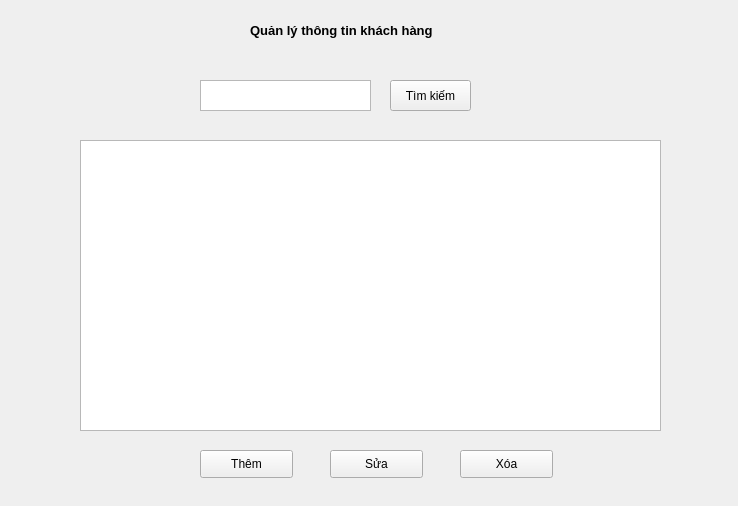
<?xml version="1.0" encoding="UTF-8"?>
<ui version="4.0">
 <class>Form</class>
 <widget class="QWidget" name="Form">
  <property name="geometry">
   <rect>
    <x>0</x>
    <y>0</y>
    <width>738</width>
    <height>506</height>
   </rect>
  </property>
  <property name="windowTitle">
   <string>Form</string>
  </property>
  <widget class="QPushButton" name="btn_tim_kiem_2">
   <property name="geometry">
    <rect>
     <x>390</x>
     <y>80</y>
     <width>81</width>
     <height>31</height>
    </rect>
   </property>
   <property name="text">
    <string>Tìm kiếm</string>
   </property>
  </widget>
  <widget class="QPushButton" name="btn_xoa_2">
   <property name="geometry">
    <rect>
     <x>460</x>
     <y>450</y>
     <width>93</width>
     <height>28</height>
    </rect>
   </property>
   <property name="text">
    <string>Xóa</string>
   </property>
  </widget>
  <widget class="QTextEdit" name="textEdit_2">
   <property name="geometry">
    <rect>
     <x>200</x>
     <y>80</y>
     <width>171</width>
     <height>31</height>
    </rect>
   </property>
  </widget>
  <widget class="QLabel" name="label_2">
   <property name="geometry">
    <rect>
     <x>250</x>
     <y>10</y>
     <width>271</width>
     <height>41</height>
    </rect>
   </property>
   <property name="font">
    <font>
     <pointsize>10</pointsize>
     <weight>75</weight>
     <bold>true</bold>
    </font>
   </property>
   <property name="text">
    <string>Quản lý thông tin khách hàng</string>
   </property>
   <property name="textFormat">
    <enum>Qt::PlainText</enum>
   </property>
  </widget>
  <widget class="QPushButton" name="btn_sua_2">
   <property name="geometry">
    <rect>
     <x>330</x>
     <y>450</y>
     <width>93</width>
     <height>28</height>
    </rect>
   </property>
   <property name="text">
    <string>Sửa</string>
   </property>
  </widget>
  <widget class="QPushButton" name="btn_them_2">
   <property name="geometry">
    <rect>
     <x>200</x>
     <y>450</y>
     <width>93</width>
     <height>28</height>
    </rect>
   </property>
   <property name="text">
    <string>Thêm</string>
   </property>
  </widget>
  <widget class="QTableWidget" name="tableWidget_2">
   <property name="geometry">
    <rect>
     <x>80</x>
     <y>140</y>
     <width>581</width>
     <height>291</height>
    </rect>
   </property>
  </widget>
 </widget>
 <resources/>
 <connections/>
</ui>
